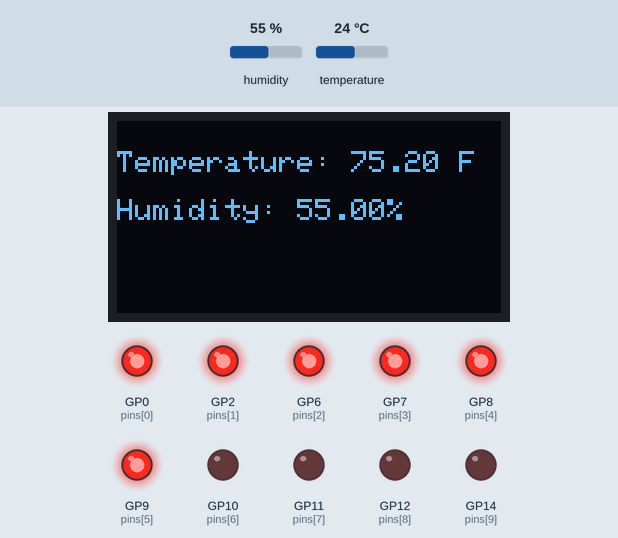
This sketch was run on a simulated Raspberry Pi Pico W. Parts: 128×64 one-colour display, output pins drawn as LEDs (lit = HIGH). The test bench sets the inputs (shaded band); at power-on: temperature 24 °C, humidity 55 %.

Above: at 4.2 s.
4.3 s: temperature set to 20.7 °C
At 6.1 s:
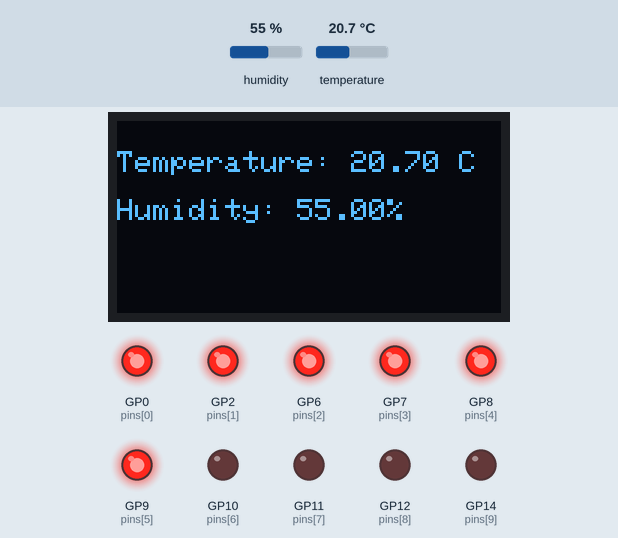
7.1 s: temperature set to 19.3 °C
At 8.2 s:
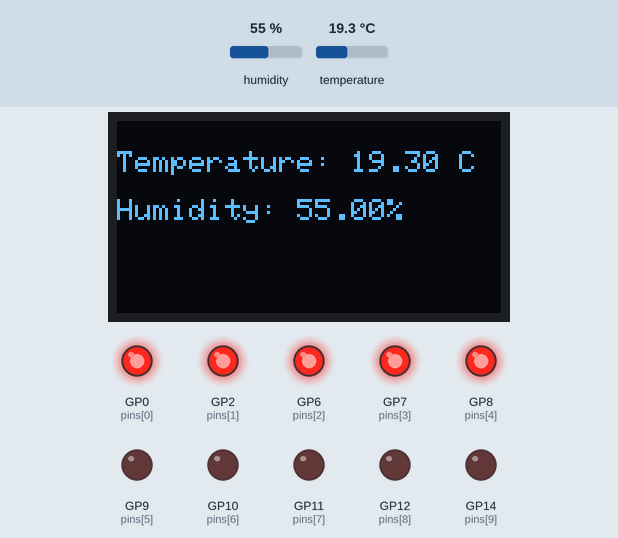
10.8 s: temperature set to 33 °C
At 12.4 s:
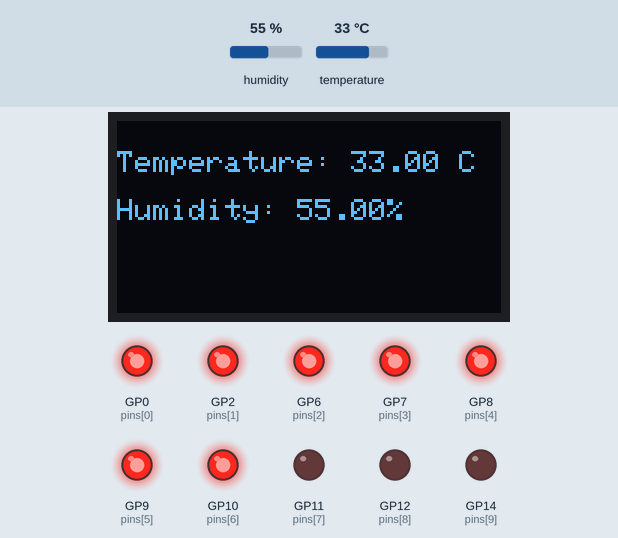
15.0 s: humidity set to 22 %
At 17.1 s:
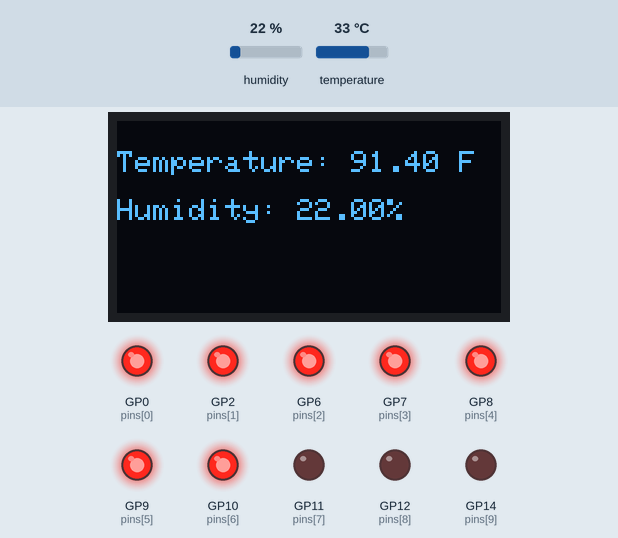
Timing chart, 0 to 18.6 s (numbered marks = the images above; inputs shaded):
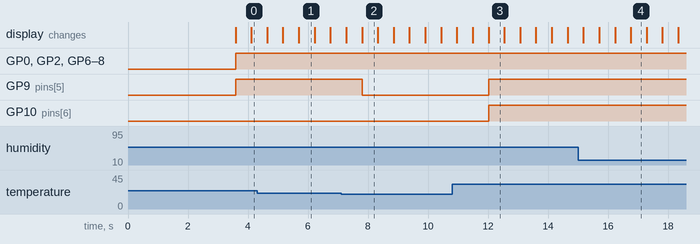

Measured:
- the behaviour switches between 20 and 19.9 °C on temperature (found by bisection; images 1 and 2)
- after the input at 4.3 s, the display: first differs from a run without the input after 1.4 s (image 1)
- after the input at 7.1 s, GP9 (pins[5]): HIGH → LOW after 0.70 s; the display: first differs from a run without the input after 0.70 s (image 2)
- after the input at 10.8 s, GP9 (pins[5]), GP10 (pins[6]): LOW → HIGH after 1.2 s; the display: first differs from a run without the input after 1.2 s (image 3)
- after the input at 15.0 s, the display: first differs from a run without the input after 1.2 s (image 4 shows a later state)
- what the display in image 1 shows lasts 0.5 s, from 5.7 s to 6.2 s

The sketch:

sketch.ino
```cpp
#include <Wire.h>
#include <Adafruit_GFX.h>
#include <Adafruit_SSD1306.h>
#include <DHT.h>

#define SCREEN_WIDTH 128
#define SCREEN_HEIGHT 64
Adafruit_SSD1306 display(SCREEN_WIDTH, SCREEN_HEIGHT, &Wire, -1);

char isCelsius = true;

#define DHT_PIN 15
#define DHTTYPE DHT22

const int pins[] = {0, 2, 6, 7, 8, 9, 10, 11, 12, 14};
int cycles = 1;

DHT dht(DHT_PIN, DHTTYPE);

void barGraph(int nums) {
  for (int i = 0; i < 10; i++) {
    digitalWrite(pins[i], LOW);
  }

  for (int i = 0; i < nums; i++) {
    digitalWrite(pins[i], HIGH);
  }
}

float convertToF(float c) {
  return (c * 9) / 5 + 32;
}

void displayInfo(float t, float h) {
  display.clearDisplay();
  display.setTextSize(1);
  display.setTextColor(WHITE);
  display.setCursor(0, 10);

  if (isCelsius) {
    display.println("Temperature: "+String(t)+" C");
  } else {
    display.println("Temperature: "+String(convertToF(t))+" F");
  }

  display.println("\nHumidity: "+String(h)+"%");

  display.display();

  int scaledValue = (t + 40) / 12 + 1;
  barGraph(scaledValue);
}

void setup() {
  Serial1.begin(115200);

  if(!display.begin(SSD1306_SWITCHCAPVCC, 0x3C)) {
    Serial1.println(F("SSD1306 allocation failed"));
    for(;;);
  }

  dht.begin();

  for (int i = 0; i < 10; i++) {
    pinMode(pins[i], OUTPUT);
  }

  display.clearDisplay();
  display.setTextSize(1);
  display.setTextColor(WHITE);
  display.setCursor(0, 10);
  display.println("Bar Graph = Hot-o-meter. Just a basic temperature station. Made by pizzalover125.");
  display.display();

  delay(3000);
}

void loop() {
  delay(500);

  float humidity = dht.readHumidity();
  float temp = dht.readTemperature();

  if (cycles % 2 == 0) {
    isCelsius = false;
    displayInfo(temp, humidity);
  } else {
    isCelsius = true;
    displayInfo(temp, humidity);
  }

  cycles++;
}
```
